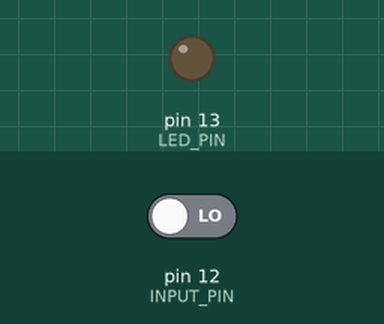
Recording of a sketch running on a simulated Arduino Uno, built with avr-gcc and run on an emulated ATmega328P. On the bench: output pins drawn as LEDs (lit = HIGH). The inputs (shaded band) are chosen by the test bench; at power-on: pin 12 (INPUT_PIN) LOW.

Above: at 1.2 s.
1.3 s: pin 12 (INPUT_PIN) driven HIGH
At 1.8 s:
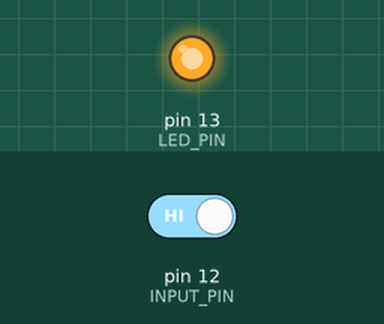
2.8 s: pin 12 (INPUT_PIN) driven LOW
At 4.2 s:
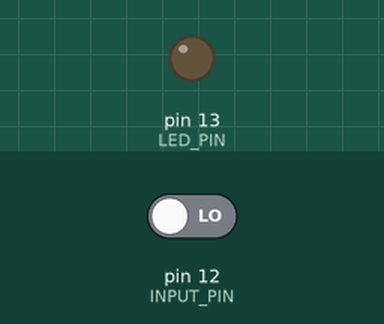
Timing chart, 0 to 5.8 s (numbered marks = the images above; inputs shaded):
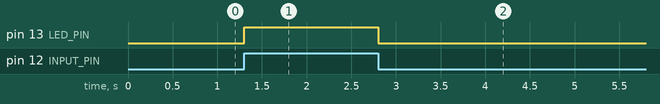

The sketch:

laser_sensor.ino
```cpp
/*
	LASER MODULE
*/

#define INPUT_PIN 12
#define LED_PIN 13

void setup(){
	pinMode(INPUT_PIN, INPUT);
	pinMode(LED_PIN, OUTPUT);
}

void loop(){
	if (digitalRead(INPUT_PIN) == HIGH){
		digitalWrite(LED_PIN, HIGH);
	}
	else
		digitalWrite(LED_PIN, LOW);
}
```

Measured:
- after the input at 1.3 s, pin 13 (LED_PIN): LOW → HIGH at once
- after the input at 2.8 s, pin 13 (LED_PIN): HIGH → LOW at once
